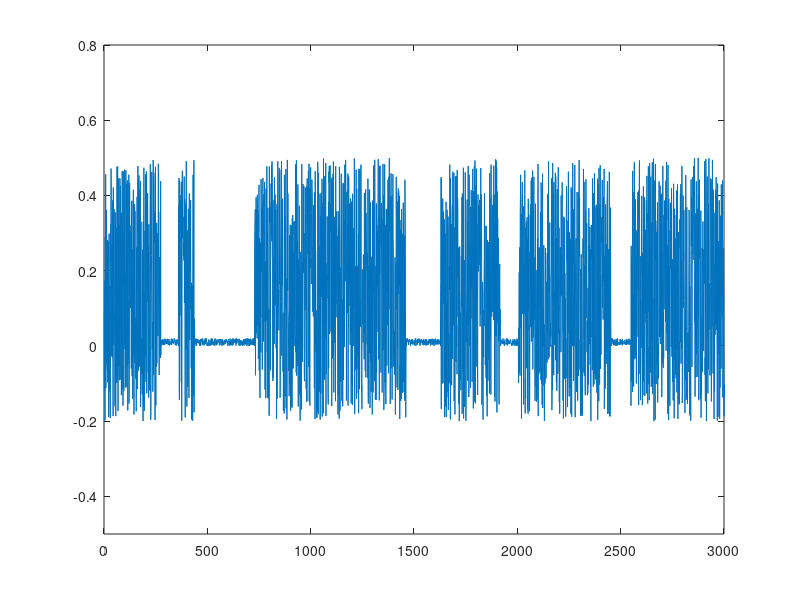

This figure's MATLAB source:
clear all
close all
for i=1:120
    wdech(i)=round(50+250*rand());
    wydech(i)=round(80+360*rand());
    okres(i)=wdech(i)+wydech(i);
end
n=0;
m=60*60*200;
k=1;
i=1;
while k<m
    for j=k:m
        n=n+1;
        if j>=k+wdech(i)
            break;    
        end
        wdech1(n)=(-0.2+0.7*rand());
    end
    for l=j:m
        n=n+1;
        if l>=k+wydech(i)
           break; 
        end
        wdech1(n)=0.02*rand();
    end
    k=l+1;
    if i==120
        i=1;
    else
    i=i+1;
    end
end
plot(wdech1)
axis([0 3000 -0.5 0.8]);
save wdech wdech wydech okres wdech1
